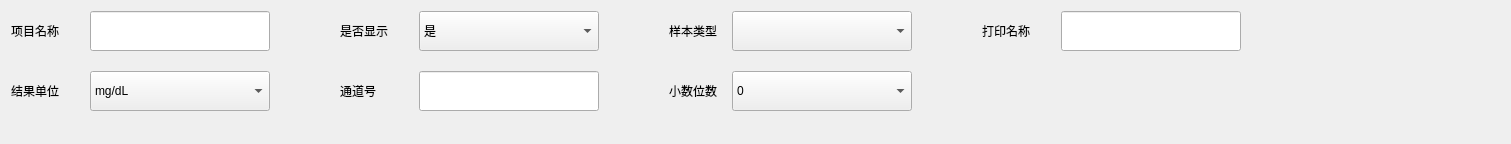
    <widget class="QWidget" name="layoutWidget">
     <property name="geometry">
      <rect>
       <x>35</x>
       <y>36</y>
       <width>1511</width>
       <height>144</height>
      </rect>
     </property>
     <layout class="QHBoxLayout" name="horizontalLayout_2">
      <property name="spacing">
       <number>70</number>
      </property>
      <item>
       <layout class="QGridLayout" name="gridLayout_3">
        <property name="horizontalSpacing">
         <number>15</number>
        </property>
        <property name="verticalSpacing">
         <number>20</number>
        </property>
        <item row="0" column="1">
         <widget class="QLineEdit" name="assay_name_edit">
          <property name="minimumSize">
           <size>
            <width>180</width>
            <height>40</height>
           </size>
          </property>
          <property name="maximumSize">
           <size>
            <width>180</width>
            <height>40</height>
           </size>
          </property>
          <property name="maxLength">
           <number>20</number>
          </property>
         </widget>
        </item>
        <item row="1" column="1">
         <widget class="QComboBox" name="unit_cmbox">
          <property name="minimumSize">
           <size>
            <width>180</width>
            <height>40</height>
           </size>
          </property>
          <property name="maximumSize">
           <size>
            <width>180</width>
            <height>40</height>
           </size>
          </property>
          <item>
           <property name="text">
            <string notr="true">mg/dL</string>
           </property>
          </item>
          <item>
           <property name="text">
            <string>mg/L</string>
           </property>
          </item>
          <item>
           <property name="text">
            <string>g/dL</string>
           </property>
          </item>
          <item>
           <property name="text">
            <string>mmol/L</string>
           </property>
          </item>
          <item>
           <property name="text">
            <string>umol/L</string>
           </property>
          </item>
          <item>
           <property name="text">
            <string>mEq/L</string>
           </property>
          </item>
          <item>
           <property name="text">
            <string>nkat/L</string>
           </property>
          </item>
          <item>
           <property name="text">
            <string>IU/L</string>
           </property>
          </item>
          <item>
           <property name="text">
            <string>ug/mL</string>
           </property>
          </item>
          <item>
           <property name="text">
            <string>ng/mL</string>
           </property>
          </item>
          <item>
           <property name="text">
            <string>ug/dL</string>
           </property>
          </item>
          <item>
           <property name="text">
            <string>ug/L</string>
           </property>
          </item>
          <item>
           <property name="text">
            <string>nmol/L</string>
           </property>
          </item>
          <item>
           <property name="text">
            <string>U/L</string>
           </property>
          </item>
          <item>
           <property name="text">
            <string>%Uptake</string>
           </property>
          </item>
          <item>
           <property name="text">
            <string>%</string>
           </property>
          </item>
          <item>
           <property name="text">
            <string>mA</string>
           </property>
          </item>
          <item>
           <property name="text">
            <string>mA/min</string>
           </property>
          </item>
          <item>
           <property name="text">
            <string>IU/mL</string>
           </property>
          </item>
          <item>
           <property name="text">
            <string>U/mL</string>
           </property>
          </item>
          <item>
           <property name="text">
            <string>RLU</string>
           </property>
          </item>
          <item>
           <property name="text">
            <string>ng/dL</string>
           </property>
          </item>
          <item>
           <property name="text">
            <string>uIU/mL</string>
           </property>
          </item>
          <item>
           <property name="text">
            <string>mIU/mL</string>
           </property>
          </item>
          <item>
           <property name="text">
            <string>KU/L</string>
           </property>
          </item>
          <item>
           <property name="text">
            <string>nIU/dL</string>
           </property>
          </item>
          <item>
           <property name="text">
            <string>mIU/L</string>
           </property>
          </item>
          <item>
           <property name="text">
            <string>PEIU/mL</string>
           </property>
          </item>
          <item>
           <property name="text">
            <string>pq/mL</string>
           </property>
          </item>
          <item>
           <property name="text">
            <string>S/CO</string>
           </property>
          </item>
          <item>
           <property name="text">
            <string>pq/dL</string>
           </property>
          </item>
          <item>
           <property name="text">
            <string>pmol/L</string>
           </property>
          </item>
          <item>
           <property name="text">
            <string>%GHb</string>
           </property>
          </item>
          <item>
           <property name="text">
            <string>%A1c</string>
           </property>
          </item>
          <item>
           <property name="text">
            <string>mg/mL</string>
           </property>
          </item>
          <item>
           <property name="text">
            <string>mg/g</string>
           </property>
          </item>
          <item>
           <property name="text">
            <string>mg/mmol</string>
           </property>
          </item>
          <item>
           <property name="text">
            <string>g/L</string>
           </property>
          </item>
          <item>
           <property name="text">
            <string>ng/L</string>
           </property>
          </item>
          <item>
           <property name="text">
            <string>ukat/L</string>
           </property>
          </item>
          <item>
           <property name="text">
            <string>COI</string>
           </property>
          </item>
          <item>
           <property name="text">
            <string>KIU/L</string>
           </property>
          </item>
          <item>
           <property name="text">
            <string>mmol/mol</string>
           </property>
          </item>
          <item>
           <property name="text">
            <string>mol/L</string>
           </property>
          </item>
          <item>
           <property name="text">
            <string>Ratio</string>
           </property>
          </item>
          <item>
           <property name="text">
            <string>INR</string>
           </property>
          </item>
          <item>
           <property name="text">
            <string>s</string>
           </property>
          </item>
          <item>
           <property name="text">
            <string>秒</string>
           </property>
          </item>
         </widget>
        </item>
        <item row="1" column="0">
         <widget class="QLabel" name="label_16">
          <property name="text">
           <string>结果单位</string>
          </property>
         </widget>
        </item>
        <item row="0" column="0">
         <widget class="QLabel" name="label_12">
          <property name="text">
           <string>项目名称</string>
          </property>
         </widget>
        </item>
        <item row="2" column="1">
         <spacer name="verticalSpacer_8">
          <property name="orientation">
           <enum>Qt::Vertical</enum>
          </property>
          <property name="sizeHint" stdset="0">
           <size>
            <width>20</width>
            <height>40</height>
           </size>
          </property>
         </spacer>
        </item>
       </layout>
      </item>
      <item>
       <layout class="QGridLayout" name="gridLayout_4">
        <property name="horizontalSpacing">
         <number>15</number>
        </property>
        <property name="verticalSpacing">
         <number>20</number>
        </property>
        <item row="0" column="1">
         <widget class="QComboBox" name="display_cmbox">
          <property name="minimumSize">
           <size>
            <width>180</width>
            <height>40</height>
           </size>
          </property>
          <property name="maximumSize">
           <size>
            <width>180</width>
            <height>40</height>
           </size>
          </property>
          <item>
           <property name="text">
            <string>是</string>
           </property>
          </item>
          <item>
           <property name="text">
            <string>否</string>
           </property>
          </item>
         </widget>
        </item>
        <item row="1" column="0">
         <widget class="QLabel" name="label_14">
          <property name="text">
           <string>通道号</string>
          </property>
         </widget>
        </item>
        <item row="1" column="1">
         <widget class="QLineEdit" name="code_edit">
          <property name="minimumSize">
           <size>
            <width>180</width>
            <height>40</height>
           </size>
          </property>
          <property name="maximumSize">
           <size>
            <width>180</width>
            <height>40</height>
           </size>
          </property>
         </widget>
        </item>
        <item row="0" column="0">
         <widget class="QLabel" name="label_15">
          <property name="text">
           <string>是否显示</string>
          </property>
         </widget>
        </item>
        <item row="2" column="1">
         <spacer name="verticalSpacer_5">
          <property name="orientation">
           <enum>Qt::Vertical</enum>
          </property>
          <property name="sizeHint" stdset="0">
           <size>
            <width>20</width>
            <height>40</height>
           </size>
          </property>
         </spacer>
        </item>
       </layout>
      </item>
      <item>
       <layout class="QGridLayout" name="gridLayout_5">
        <property name="horizontalSpacing">
         <number>15</number>
        </property>
        <property name="verticalSpacing">
         <number>20</number>
        </property>
        <item row="0" column="0">
         <widget class="QLabel" name="label2">
          <property name="text">
           <string>样本类型</string>
          </property>
         </widget>
        </item>
        <item row="0" column="1">
         <widget class="QComboBox" name="sample_type_cmbox">
          <property name="minimumSize">
           <size>
            <width>180</width>
            <height>40</height>
           </size>
          </property>
          <property name="maximumSize">
           <size>
            <width>180</width>
            <height>40</height>
           </size>
          </property>
         </widget>
        </item>
        <item row="1" column="1">
         <widget class="QComboBox" name="decimal_digit_cmbox">
          <property name="minimumSize">
           <size>
            <width>180</width>
            <height>40</height>
           </size>
          </property>
          <property name="maximumSize">
           <size>
            <width>180</width>
            <height>40</height>
           </size>
          </property>
          <item>
           <property name="text">
            <string notr="true">0</string>
           </property>
          </item>
          <item>
           <property name="text">
            <string notr="true">1</string>
           </property>
          </item>
          <item>
           <property name="text">
            <string notr="true">2</string>
           </property>
          </item>
          <item>
           <property name="text">
            <string notr="true">3</string>
           </property>
          </item>
          <item>
           <property name="text">
            <string notr="true">4</string>
           </property>
          </item>
         </widget>
        </item>
        <item row="1" column="0">
         <widget class="QLabel" name="label_17">
          <property name="text">
           <string>小数位数</string>
          </property>
         </widget>
        </item>
        <item row="2" column="1">
         <spacer name="verticalSpacer_7">
          <property name="orientation">
           <enum>Qt::Vertical</enum>
          </property>
          <property name="sizeHint" stdset="0">
           <size>
            <width>20</width>
            <height>40</height>
           </size>
          </property>
         </spacer>
        </item>
       </layout>
      </item>
      <item>
       <layout class="QGridLayout" name="gridLayout_6">
        <property name="horizontalSpacing">
         <number>15</number>
        </property>
        <property name="verticalSpacing">
         <number>20</number>
        </property>
        <item row="1" column="1">
         <spacer name="verticalSpacer_3">
          <property name="orientation">
           <enum>Qt::Vertical</enum>
          </property>
          <property name="sizeType">
           <enum>QSizePolicy::Fixed</enum>
          </property>
          <property name="sizeHint" stdset="0">
           <size>
            <width>20</width>
            <height>40</height>
           </size>
          </property>
         </spacer>
        </item>
        <item row="0" column="0">
         <widget class="QLabel" name="label_13">
          <property name="text">
           <string>打印名称</string>
          </property>
         </widget>
        </item>
        <item row="1" column="0">
         <spacer name="verticalSpacer_4">
          <property name="orientation">
           <enum>Qt::Vertical</enum>
          </property>
          <property name="sizeType">
           <enum>QSizePolicy::Fixed</enum>
          </property>
          <property name="sizeHint" stdset="0">
           <size>
            <width>20</width>
            <height>40</height>
           </size>
          </property>
         </spacer>
        </item>
        <item row="0" column="1">
         <widget class="QLineEdit" name="print_name_edit">
          <property name="minimumSize">
           <size>
            <width>180</width>
            <height>40</height>
           </size>
          </property>
          <property name="maximumSize">
           <size>
            <width>180</width>
            <height>40</height>
           </size>
          </property>
          <property name="maxLength">
           <number>20</number>
          </property>
         </widget>
        </item>
        <item row="2" column="1">
         <spacer name="verticalSpacer_6">
          <property name="orientation">
           <enum>Qt::Vertical</enum>
          </property>
          <property name="sizeHint" stdset="0">
           <size>
            <width>20</width>
            <height>40</height>
           </size>
          </property>
         </spacer>
        </item>
       </layout>
      </item>
      <item>
       <spacer name="horizontalSpacer_4">
        <property name="orientation">
         <enum>Qt::Horizontal</enum>
        </property>
        <property name="sizeHint" stdset="0">
         <size>
          <width>40</width>
          <height>20</height>
         </size>
        </property>
       </spacer>
      </item>
     </layout>
    </widget>
